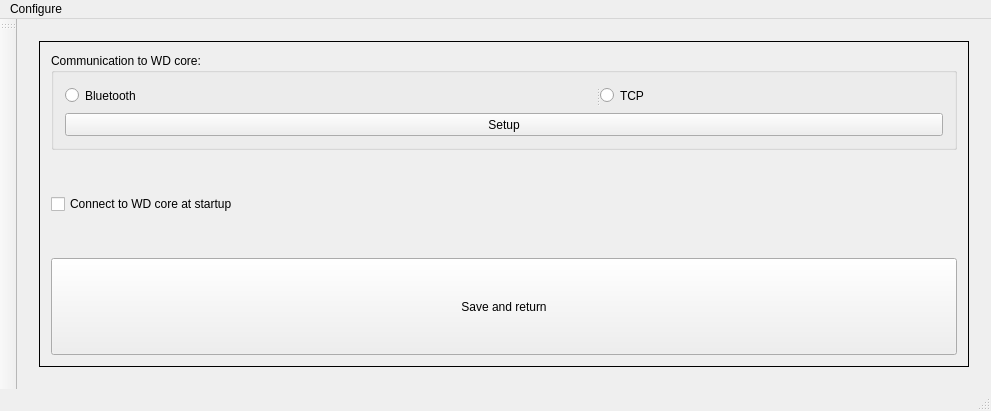
<?xml version="1.0" encoding="UTF-8"?>
<ui version="4.0">
 <class>MainWindow</class>
 <widget class="QMainWindow" name="MainWindow">
  <property name="geometry">
   <rect>
    <x>0</x>
    <y>0</y>
    <width>991</width>
    <height>411</height>
   </rect>
  </property>
  <property name="windowTitle">
   <string>MainWindow</string>
  </property>
  <widget class="QWidget" name="centralWidget">
   <layout class="QGridLayout" name="gridLayout">
    <item row="0" column="0">
     <widget class="QStackedWidget" name="stackedWidget">
      <property name="currentIndex">
       <number>3</number>
      </property>
      <widget class="QWidget" name="page">
       <layout class="QGridLayout" name="gridLayout_2">
        <item row="0" column="0">
         <widget class="QScrollArea" name="scrollAreaIntrumentForm">
          <property name="widgetResizable">
           <bool>true</bool>
          </property>
          <widget class="QWidget" name="scrollAreaWidgetContents">
           <property name="geometry">
            <rect>
             <x>0</x>
             <y>0</y>
             <width>928</width>
             <height>318</height>
            </rect>
           </property>
          </widget>
         </widget>
        </item>
       </layout>
      </widget>
      <widget class="QWidget" name="pageSensors">
       <layout class="QGridLayout" name="gridLayout_6">
        <item row="0" column="0">
         <widget class="QScrollArea" name="scrollAreaSensorOverview">
          <property name="widgetResizable">
           <bool>true</bool>
          </property>
          <widget class="QWidget" name="scrollAreaWidgetContents_3">
           <property name="geometry">
            <rect>
             <x>0</x>
             <y>0</y>
             <width>928</width>
             <height>318</height>
            </rect>
           </property>
          </widget>
         </widget>
        </item>
       </layout>
      </widget>
      <widget class="QWidget" name="pageBoat"/>
      <widget class="QWidget" name="pageCommunicationSetup">
       <layout class="QGridLayout" name="gridLayout_4">
        <item row="0" column="0">
         <widget class="QScrollArea" name="scrollArea">
          <property name="frameShape">
           <enum>QFrame::Panel</enum>
          </property>
          <property name="frameShadow">
           <enum>QFrame::Plain</enum>
          </property>
          <property name="verticalScrollBarPolicy">
           <enum>Qt::ScrollBarAlwaysOff</enum>
          </property>
          <property name="horizontalScrollBarPolicy">
           <enum>Qt::ScrollBarAlwaysOff</enum>
          </property>
          <property name="widgetResizable">
           <bool>true</bool>
          </property>
          <widget class="QWidget" name="scrollAreaWidgetContents_2">
           <property name="geometry">
            <rect>
             <x>0</x>
             <y>0</y>
             <width>928</width>
             <height>318</height>
            </rect>
           </property>
           <layout class="QGridLayout" name="gridLayout_5">
            <item row="0" column="0">
             <widget class="QGroupBox" name="groupBox">
              <property name="title">
               <string>Communication to WD core:</string>
              </property>
              <layout class="QGridLayout" name="gridLayout_3">
               <item row="0" column="0">
                <widget class="QSplitter" name="splitter">
                 <property name="orientation">
                  <enum>Qt::Horizontal</enum>
                 </property>
                 <widget class="QRadioButton" name="radioButtonBluetooth">
                  <property name="text">
                   <string>Bluetooth</string>
                  </property>
                 </widget>
                 <widget class="QRadioButton" name="radioButtonTcp">
                  <property name="text">
                   <string>TCP</string>
                  </property>
                 </widget>
                </widget>
               </item>
               <item row="1" column="0">
                <widget class="QPushButton" name="pushButtonSetupCommunication">
                 <property name="sizePolicy">
                  <sizepolicy hsizetype="Preferred" vsizetype="Preferred">
                   <horstretch>0</horstretch>
                   <verstretch>0</verstretch>
                  </sizepolicy>
                 </property>
                 <property name="text">
                  <string>Setup</string>
                 </property>
                </widget>
               </item>
              </layout>
             </widget>
            </item>
            <item row="1" column="0">
             <widget class="QCheckBox" name="checkBoxConnectAtStart">
              <property name="sizePolicy">
               <sizepolicy hsizetype="Preferred" vsizetype="Preferred">
                <horstretch>0</horstretch>
                <verstretch>0</verstretch>
               </sizepolicy>
              </property>
              <property name="text">
               <string>Connect to WD core at startup</string>
              </property>
             </widget>
            </item>
            <item row="2" column="0">
             <widget class="QPushButton" name="pushButtonSaveAndReturn">
              <property name="sizePolicy">
               <sizepolicy hsizetype="Preferred" vsizetype="Preferred">
                <horstretch>0</horstretch>
                <verstretch>0</verstretch>
               </sizepolicy>
              </property>
              <property name="text">
               <string>Save and return</string>
              </property>
             </widget>
            </item>
           </layout>
          </widget>
         </widget>
        </item>
       </layout>
      </widget>
     </widget>
    </item>
   </layout>
  </widget>
  <widget class="QToolBar" name="toolBar">
   <property name="windowTitle">
    <string>toolBar</string>
   </property>
   <attribute name="toolBarArea">
    <enum>LeftToolBarArea</enum>
   </attribute>
   <attribute name="toolBarBreak">
    <bool>false</bool>
   </attribute>
  </widget>
  <widget class="QMenuBar" name="menuBar">
   <property name="geometry">
    <rect>
     <x>0</x>
     <y>0</y>
     <width>991</width>
     <height>22</height>
    </rect>
   </property>
   <widget class="QMenu" name="menuConfigure">
    <property name="title">
     <string>Configure</string>
    </property>
    <addaction name="actionCommunication"/>
   </widget>
   <addaction name="menuConfigure"/>
  </widget>
  <widget class="QStatusBar" name="statusBar"/>
  <action name="actionCommunication">
   <property name="text">
    <string>Communication</string>
   </property>
  </action>
 </widget>
 <layoutdefault spacing="6" margin="11"/>
 <resources/>
 <connections/>
</ui>
